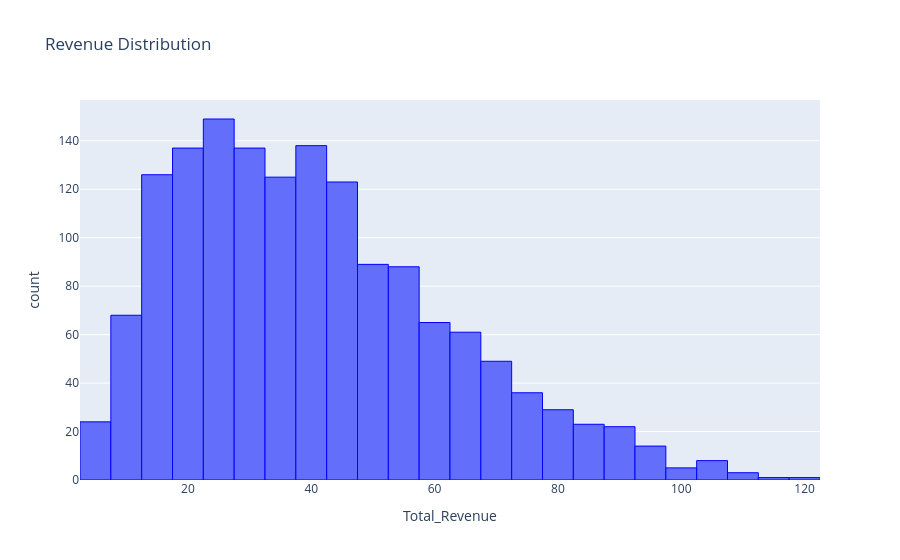

This figure's notebook cell:
### Code cell
# What is the distribution of Rental revenue?
print(inv['Total_Revenue'].describe())

fig1 = px.histogram(
    inv,
    x='Total_Revenue',
    nbins=50
    ,
    title='Revenue Distribution'
)
fig1.update_traces(
    marker_line_color='blue',
    marker_line_width=1
)
fig1.show()

### Figure 1 — Plotly figure (JSON) as saved in the notebook; plotly's stock layout.template omitted (floating-point values rounded to 4 significant figures; data arrays with more than 128 entries replaced by an {"elided": "..."} marker saying what was removed)
{"data": [{"bingroup": "x", "hovertemplate": "Total_Revenue=%{x}<br>count=%{y}<extra></extra>", "legendgroup": "", "marker": {"color": "#636efa", "line": {"color": "blue", "width": 1}, "pattern": {"shape": ""}}, "name": "", "nbinsx": 50, "orientation": "v", "showlegend": false, "type": "histogram", "x": {"elided": "1563 float values"}, "xaxis": "x", "yaxis": "y"}], "layout": {"barmode": "relative", "legend": {"tracegroupgap": 0}, "title": {"text": "Revenue Distribution"}, "xaxis": {"anchor": "y", "domain": [0, 1], "title": {"text": "Total_Revenue"}}, "yaxis": {"anchor": "x", "domain": [0, 1], "title": {"text": "count"}}}}
